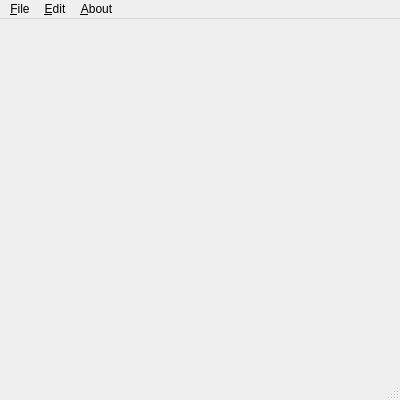
<?xml version="1.0" encoding="UTF-8"?>
<ui version="4.0">
 <class>MainWindow</class>
 <widget class="QMainWindow" name="MainWindow">
  <property name="geometry">
   <rect>
    <x>0</x>
    <y>0</y>
    <width>400</width>
    <height>400</height>
   </rect>
  </property>
  <property name="minimumSize">
   <size>
    <width>400</width>
    <height>400</height>
   </size>
  </property>
  <property name="windowTitle">
   <string>MainWindow</string>
  </property>
  <widget class="QWidget" name="centralwidget">
   <widget class="QLabel" name="label">
    <property name="geometry">
     <rect>
      <x>50</x>
      <y>80</y>
      <width>128</width>
      <height>128</height>
     </rect>
    </property>
    <property name="pixmap">
     <pixmap>:/assets/icons/add.ico</pixmap>
    </property>
   </widget>
  </widget>
  <widget class="QMenuBar" name="menubar">
   <property name="geometry">
    <rect>
     <x>0</x>
     <y>0</y>
     <width>400</width>
     <height>22</height>
    </rect>
   </property>
   <widget class="QMenu" name="menu_File">
    <property name="title">
     <string>&amp;File</string>
    </property>
    <addaction name="action_New"/>
   </widget>
   <widget class="QMenu" name="menu_Edit">
    <property name="title">
     <string>&amp;Edit</string>
    </property>
    <addaction name="actionTEST"/>
   </widget>
   <widget class="QMenu" name="menu_About">
    <property name="title">
     <string>&amp;About</string>
    </property>
    <addaction name="actionaboutQt"/>
   </widget>
   <addaction name="menu_File"/>
   <addaction name="menu_Edit"/>
   <addaction name="menu_About"/>
  </widget>
  <widget class="QStatusBar" name="statusbar"/>
  <action name="action_New">
   <property name="text">
    <string>&amp;New</string>
   </property>
  </action>
  <action name="actionaboutQt">
   <property name="text">
    <string>aboutQt</string>
   </property>
  </action>
  <action name="actionTEST">
   <property name="text">
    <string>TEST</string>
   </property>
  </action>
 </widget>
 <resources/>
 <connections/>
</ui>
